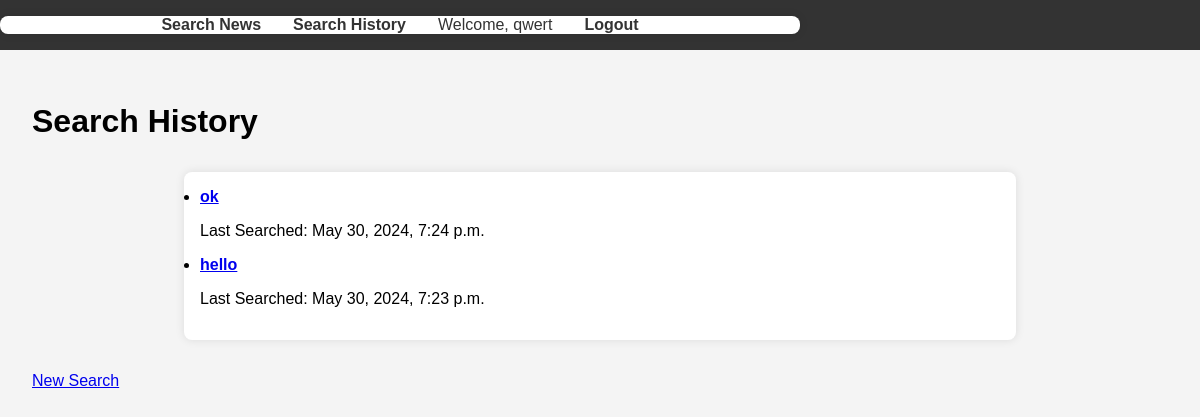
The app's page /search/history/ (signed in) with its own data.
### search/models.py (models this page shows, shortened)
class KeywordSearch(models.Model):
    user = models.ForeignKey(User, on_delete=models.CASCADE)
    keyword = models.CharField(max_length=255)
    last_searched = models.DateTimeField(auto_now=True)
    last_api_request = models.DateTimeField(null=True, blank=True)
    search_count = models.IntegerField(default=0)

### search/views.py (the view)
# urls.py: path('history/', views.search_history, name='search_history'),
@login_required
def search_history(request):
    keyword_searches = KeywordSearch.objects.filter(user=request.user).order_by('-last_searched')
    return render(request, 'search/history.html', {'keyword_searches': keyword_searches})

### search/templates/search/history.html
{% extends "base.html" %}
{% block content %}
<h1>Search History</h1>
<ul>
    {% for search in keyword_searches %}
        <li>
            <a href="{% url 'search_results' search.id %}">{{ search.keyword }}</a>
            <p>Last Searched: {{ search.last_searched }}</p>
        </li>
    {% endfor %}
</ul>
<a href="{% url 'search_news' %}">New Search</a>
{% endblock %}

### templates/base.html (shortened to what this page needs)
{% load static %}
<!DOCTYPE html>
<html>
<head>
    <link rel="stylesheet" type="text/css" href="{% static 'css/styles.css' %}">
</head>
<body>
    <header>
        <nav>
            <ul>
                <li><a href="{% url 'search_news' %}">Search News</a></li>
                <li><a href="{% url 'search_history' %}">Search History</a></li>
                {% if user.is_authenticated %}
                    <li>Welcome, {{ user.username }}</li>
                    <li><a href="{% url 'logout' %}">Logout</a></li>
                {% else %}
                    <li><a href="{% url 'login' %}">Login</a></li>
                {% endif %}
            </ul>
        </nav>
    </header>
    <main>
        {% block content %}
        {% endblock %}
    </main>
</body>
</html>

### static/css/styles.css (style rules this page uses)
body { font-family: Arial, sans-serif; margin: 0; padding: 0; background-color: #f4f4f4; }
header { background-color: #333; color: white; padding: 1rem 0; }
nav ul { list-style-type: none; margin: 0; padding: 0; display: flex; justify-content: center; }
nav ul li { margin: 0 1rem; color: #333; text-decoration: none; }
nav ul li a { color: #333; text-decoration: none; }
main { padding: 2rem; }
ul { max-width: 800px; margin: 2rem auto; background: white; padding: 1rem; border-radius: 8px; box-shadow: 0 0 10px rgba(0, 0, 0, 0.1); }
ul li { margin-bottom: 1rem; }
ul li a { font-weight: bold; }

### records on screen
KeywordSearch: keyword "ok", last_searched "May 30, 2024, 7:24 p.m."
KeywordSearch: keyword "hello", last_searched "May 30, 2024, 7:23 p.m."

### other values on screen
{{ user.username }} "qwert"
